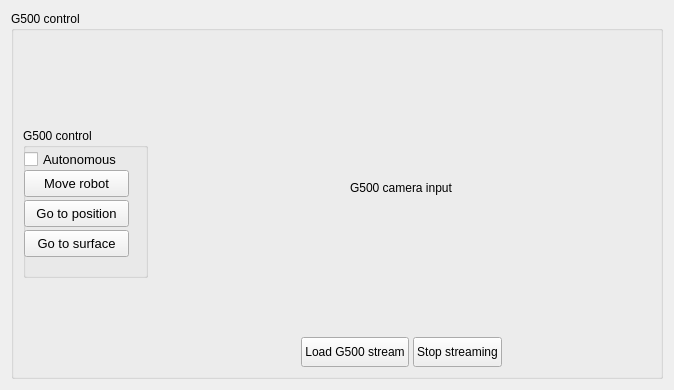
        <widget class="QWidget" name="mainTabs_vehicle">
         <attribute name="title">
          <string>Vehicle control</string>
         </attribute>
         <layout class="QVBoxLayout" name="verticalLayout_2">
          <item>
           <widget class="QGroupBox" name="groupBox_12">
            <property name="sizePolicy">
             <sizepolicy hsizetype="MinimumExpanding" vsizetype="Preferred">
              <horstretch>0</horstretch>
              <verstretch>0</verstretch>
             </sizepolicy>
            </property>
            <property name="title">
             <string>G500 control</string>
            </property>
            <layout class="QGridLayout" name="gridLayout_3">
             <item row="0" column="0">
              <layout class="QVBoxLayout" name="verticalLayout">
               <property name="spacing">
                <number>3</number>
               </property>
               <item>
                <layout class="QHBoxLayout" name="horizontalLayout">
                 <property name="spacing">
                  <number>3</number>
                 </property>
                 <property name="rightMargin">
                  <number>0</number>
                 </property>
                 <property name="bottomMargin">
                  <number>0</number>
                 </property>
                 <item>
                  <layout class="QVBoxLayout" name="verticalLayout_3">
                   <property name="spacing">
                    <number>3</number>
                   </property>
                   <property name="rightMargin">
                    <number>0</number>
                   </property>
                   <property name="bottomMargin">
                    <number>0</number>
                   </property>
                   <item>
                    <widget class="QGroupBox" name="groupBox">
                     <property name="sizePolicy">
                      <sizepolicy hsizetype="Fixed" vsizetype="Fixed">
                       <horstretch>0</horstretch>
                       <verstretch>0</verstretch>
                      </sizepolicy>
                     </property>
                     <property name="minimumSize">
                      <size>
                       <width>125</width>
                       <height>150</height>
                      </size>
                     </property>
                     <property name="font">
                      <font>
                       <underline>false</underline>
                      </font>
                     </property>
                     <property name="title">
                      <string>G500 control</string>
                     </property>
                     <widget class="QCheckBox" name="g500AutonomousCheckBox">
                      <property name="geometry">
                       <rect>
                        <x>1</x>
                        <y>21</y>
                        <width>112</width>
                        <height>21</height>
                       </rect>
                      </property>
                      <property name="minimumSize">
                       <size>
                        <width>0</width>
                        <height>20</height>
                       </size>
                      </property>
                      <property name="font">
                       <font>
                        <pointsize>10</pointsize>
                       </font>
                      </property>
                      <property name="text">
                       <string>Autonomous</string>
                      </property>
                     </widget>
                     <widget class="QPushButton" name="g500MoveRobotButton">
                      <property name="geometry">
                       <rect>
                        <x>1</x>
                        <y>42</y>
                        <width>105</width>
                        <height>27</height>
                       </rect>
                      </property>
                      <property name="sizePolicy">
                       <sizepolicy hsizetype="Fixed" vsizetype="Fixed">
                        <horstretch>0</horstretch>
                        <verstretch>0</verstretch>
                       </sizepolicy>
                      </property>
                      <property name="minimumSize">
                       <size>
                        <width>105</width>
                        <height>20</height>
                       </size>
                      </property>
                      <property name="maximumSize">
                       <size>
                        <width>105</width>
                        <height>16777215</height>
                       </size>
                      </property>
                      <property name="font">
                       <font>
                        <pointsize>10</pointsize>
                       </font>
                      </property>
                      <property name="text">
                       <string>Move robot</string>
                      </property>
                     </widget>
                     <widget class="QPushButton" name="g500GoToPositionButton">
                      <property name="geometry">
                       <rect>
                        <x>1</x>
                        <y>72</y>
                        <width>105</width>
                        <height>27</height>
                       </rect>
                      </property>
                      <property name="sizePolicy">
                       <sizepolicy hsizetype="Fixed" vsizetype="Fixed">
                        <horstretch>0</horstretch>
                        <verstretch>0</verstretch>
                       </sizepolicy>
                      </property>
                      <property name="minimumSize">
                       <size>
                        <width>105</width>
                        <height>20</height>
                       </size>
                      </property>
                      <property name="maximumSize">
                       <size>
                        <width>105</width>
                        <height>16777215</height>
                       </size>
                      </property>
                      <property name="font">
                       <font>
                        <pointsize>10</pointsize>
                       </font>
                      </property>
                      <property name="text">
                       <string>Go to position</string>
                      </property>
                     </widget>
                     <widget class="QPushButton" name="g500GoToSurfaceButton">
                      <property name="geometry">
                       <rect>
                        <x>1</x>
                        <y>102</y>
                        <width>105</width>
                        <height>27</height>
                       </rect>
                      </property>
                      <property name="sizePolicy">
                       <sizepolicy hsizetype="Fixed" vsizetype="Fixed">
                        <horstretch>0</horstretch>
                        <verstretch>0</verstretch>
                       </sizepolicy>
                      </property>
                      <property name="minimumSize">
                       <size>
                        <width>105</width>
                        <height>20</height>
                       </size>
                      </property>
                      <property name="maximumSize">
                       <size>
                        <width>105</width>
                        <height>16777215</height>
                       </size>
                      </property>
                      <property name="font">
                       <font>
                        <pointsize>10</pointsize>
                       </font>
                      </property>
                      <property name="text">
                       <string>Go to surface</string>
                      </property>
                     </widget>
                    </widget>
                   </item>
                  </layout>
                 </item>
                 <item>
                  <layout class="QVBoxLayout" name="g500StreamLayout">
                   <property name="spacing">
                    <number>2</number>
                   </property>
                   <property name="bottomMargin">
                    <number>0</number>
                   </property>
                   <item>
                    <widget class="QLabel" name="g500StreamView">
                     <property name="sizePolicy">
                      <sizepolicy hsizetype="Expanding" vsizetype="Expanding">
                       <horstretch>0</horstretch>
                       <verstretch>0</verstretch>
                      </sizepolicy>
                     </property>
                     <property name="minimumSize">
                      <size>
                       <width>500</width>
                       <height>295</height>
                      </size>
                     </property>
                     <property name="text">
                      <string>G500 camera input</string>
                     </property>
                     <property name="alignment">
                      <set>Qt::AlignCenter</set>
                     </property>
                    </widget>
                   </item>
                   <item>
                    <layout class="QHBoxLayout" name="g500StreamButtonLayout">
                     <property name="spacing">
                      <number>4</number>
                     </property>
                     <property name="bottomMargin">
                      <number>0</number>
                     </property>
                     <item>
                      <spacer name="horizontalSpacer_2">
                       <property name="orientation">
                        <enum>Qt::Horizontal</enum>
                       </property>
                       <property name="sizeHint" stdset="0">
                        <size>
                         <width>40</width>
                         <height>20</height>
                        </size>
                       </property>
                      </spacer>
                     </item>
                     <item>
                      <widget class="QPushButton" name="g500LoadStreamButton">
                       <property name="minimumSize">
                        <size>
                         <width>0</width>
                         <height>30</height>
                        </size>
                       </property>
                       <property name="maximumSize">
                        <size>
                         <width>16777215</width>
                         <height>30</height>
                        </size>
                       </property>
                       <property name="text">
                        <string>Load G500 stream</string>
                       </property>
                      </widget>
                     </item>
                     <item>
                      <widget class="QPushButton" name="g500StopStreamButton">
                       <property name="minimumSize">
                        <size>
                         <width>0</width>
                         <height>30</height>
                        </size>
                       </property>
                       <property name="maximumSize">
                        <size>
                         <width>16777215</width>
                         <height>30</height>
                        </size>
                       </property>
                       <property name="text">
                        <string>Stop streaming</string>
                       </property>
                      </widget>
                     </item>
                     <item>
                      <spacer name="horizontalSpacer">
                       <property name="orientation">
                        <enum>Qt::Horizontal</enum>
                       </property>
                       <property name="sizeHint" stdset="0">
                        <size>
                         <width>40</width>
                         <height>20</height>
                        </size>
                       </property>
                      </spacer>
                     </item>
                    </layout>
                   </item>
                  </layout>
                 </item>
                 <item>
                  <layout class="QVBoxLayout" name="sparusStreamLayout">
                   <property name="spacing">
                    <number>2</number>
                   </property>
                   <property name="rightMargin">
                    <number>0</number>
                   </property>
                   <property name="bottomMargin">
                    <number>0</number>
                   </property>
                   <item>
                    <layout class="QHBoxLayout" name="sparusStreamButtonLayout">
                     <property name="spacing">
                      <number>4</number>
                     </property>
                     <property name="rightMargin">
                      <number>0</number>
                     </property>
                     <property name="bottomMargin">
                      <number>0</number>
                     </property>
                    </layout>
                   </item>
                  </layout>
                 </item>
                </layout>
               </item>
              </layout>
             </item>
            </layout>
           </widget>
          </item>
         </layout>
        </widget>
